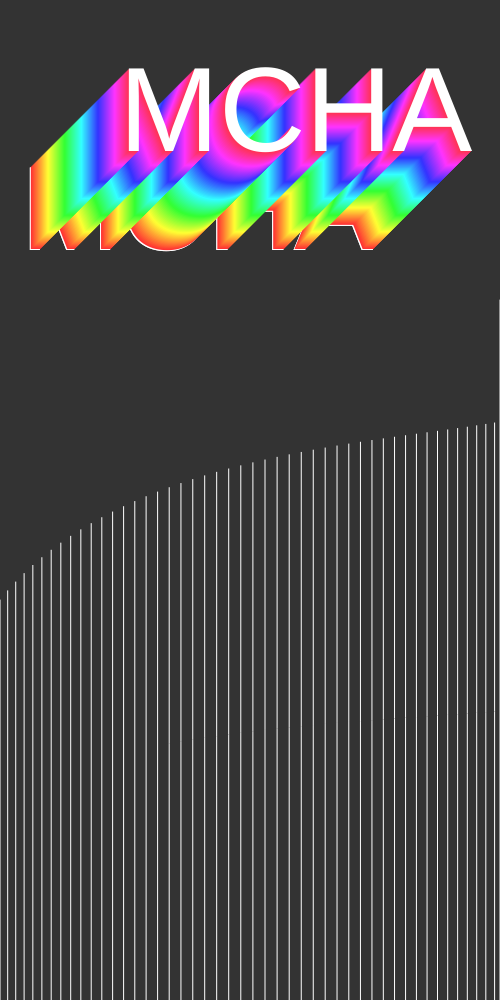
Frame 1 (no input)
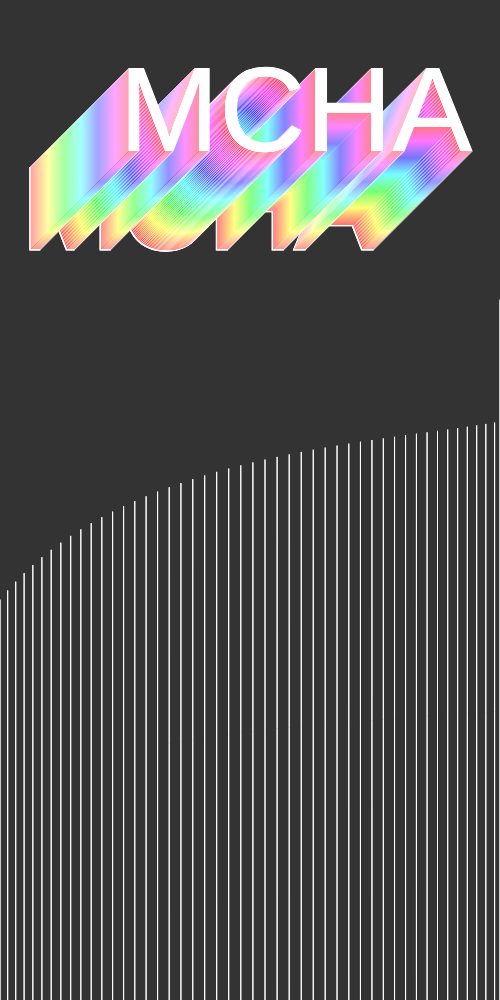
Frame 2 (the mouse pressed at the canvas centre, redrawn once)

The p5.js sketch that drew these frames (run headless with seeded random() and noise() and a simulated clock; the mouse was pressed at the canvas centre and the sketch redrawn once):

// p5.js sketch
// ── sketch.js
const w = 500;
const h = 1000;

const words = ["MORA", "JAHA", "MFEH", "BBEN", "MCHA", "JALS"];
const steps = 100;

let word;

function setup(params) {
  c = createCanvas(w, h);
  word = new Text(20, 250, words[Math.floor(random(words.length))]);
  colorMode(HSB, 100);
  background(20);
}

function draw(params) {
  word.show();
  for (let index = 0; index < steps; index++) {
    word.move(index);
  }
  let startX = 0;
  let startY = 600;
  let firstControlX = 200;
  let firstControlY = 350;
  let secondControlX = 800;
  let secondControlY = 500;
  let endX = w;
  let endY = 300;
  let x1 = startX,
    x2 = firstControlX,
    x3 = secondControlX,
    x4 = endX;
  let y1 = startY,
    y2 = firstControlY,
    y3 = secondControlY,
    y4 = endY;
  //bezier(x1, y1, x2, y2, x3, y3, x4, y4);
  stroke(240);
  let curveSteps = 80;
  for (let i = 0; i <= curveSteps; i++) {
    let t = i / curveSteps;
    let x = bezierPoint(x1, x2, x3, x4, t);
    let y = bezierPoint(y1, y2, y3, y4, t);
    //circle(x, y, 5);
    line(x, y, x, h);
  }
  noLoop();
}

class Text {
  constructor(x, y, txt) {
    this.ix = x;
    this.iy = y;
    this.x = x;
    this.y = y;
    this.col;
    this.txt = txt;

    this.show = function () {
      fill(255);
      //textFont("Libre Baskerville");
      textSize(120);
      text(this.txt, this.x, this.y);
    };
    this.move = function (index) {
      console.log("INDEX: ", index);
      textSize(120);
      text(this.txt, this.x + index, this.y - index);
      if (index < steps - 2) {
        fill((100 / steps) * index, 80, 100);
      } else {
        fill(0, 0, 100);
      }
    };
  }
}
